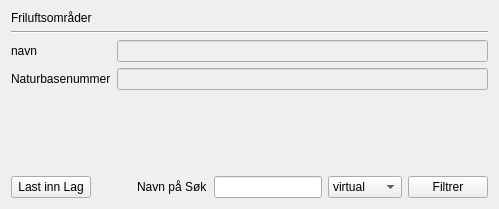
             <widget class="QWidget" name="tab_16">
              <attribute name="title">
               <string>Friluftsområder</string>
              </attribute>
              <layout class="QVBoxLayout" name="verticalLayout_71">
               <item>
                <layout class="QVBoxLayout" name="verticalLayout_70">
                 <item>
                  <layout class="QVBoxLayout" name="verticalLayout_69">
                   <item>
                    <widget class="QLabel" name="label_162">
                     <property name="text">
                      <string>Friluftsområder</string>
                     </property>
                    </widget>
                   </item>
                   <item>
                    <widget class="Line" name="line_48">
                     <property name="orientation">
                      <enum>Qt::Horizontal</enum>
                     </property>
                    </widget>
                   </item>
                   <item>
                    <layout class="QFormLayout" name="formLayout_31">
                     <item row="0" column="0">
                      <widget class="QLabel" name="label_160">
                       <property name="text">
                        <string>navn</string>
                       </property>
                      </widget>
                     </item>
                     <item row="0" column="1">
                      <widget class="QLineEdit" name="lineEdit_24">
                       <property name="enabled">
                        <bool>false</bool>
                       </property>
                      </widget>
                     </item>
                     <item row="1" column="0">
                      <widget class="QLabel" name="label_161">
                       <property name="text">
                        <string>Naturbasenummer</string>
                       </property>
                      </widget>
                     </item>
                     <item row="1" column="1">
                      <widget class="QLineEdit" name="lineEdit_25">
                       <property name="enabled">
                        <bool>false</bool>
                       </property>
                      </widget>
                     </item>
                    </layout>
                   </item>
                   <item>
                    <spacer name="verticalSpacer_43">
                     <property name="orientation">
                      <enum>Qt::Vertical</enum>
                     </property>
                     <property name="sizeHint" stdset="0">
                      <size>
                       <width>20</width>
                       <height>40</height>
                      </size>
                     </property>
                    </spacer>
                   </item>
                  </layout>
                 </item>
                 <item>
                  <spacer name="verticalSpacer_44">
                   <property name="orientation">
                    <enum>Qt::Vertical</enum>
                   </property>
                   <property name="sizeHint" stdset="0">
                    <size>
                     <width>20</width>
                     <height>40</height>
                    </size>
                   </property>
                  </spacer>
                 </item>
                 <item>
                  <layout class="QHBoxLayout" name="horizontalLayout_108">
                   <item>
                    <widget class="QPushButton" name="pushButton_LastInngang_12">
                     <property name="text">
                      <string>Last inn Lag</string>
                     </property>
                    </widget>
                   </item>
                   <item>
                    <spacer name="horizontalSpacer_17">
                     <property name="orientation">
                      <enum>Qt::Horizontal</enum>
                     </property>
                     <property name="sizeHint" stdset="0">
                      <size>
                       <width>40</width>
                       <height>20</height>
                      </size>
                     </property>
                    </spacer>
                   </item>
                   <item>
                    <layout class="QHBoxLayout" name="horizontalLayout_109">
                     <item>
                      <widget class="QLabel" name="label_163">
                       <property name="text">
                        <string>Navn på Søk</string>
                       </property>
                      </widget>
                     </item>
                     <item>
                      <widget class="QLineEdit" name="lineEdit_navn_paa_sok_inngang_11"/>
                     </item>
                     <item>
                      <widget class="QComboBox" name="comboBox_sok_metode_11">
                       <item>
                        <property name="text">
                         <string>virtual</string>
                        </property>
                       </item>
                       <item>
                        <property name="text">
                         <string>memory</string>
                        </property>
                       </item>
                      </widget>
                     </item>
                     <item>
                      <widget class="QPushButton" name="pushButton_filtrerInngang_11">
                       <property name="text">
                        <string>Filtrer</string>
                       </property>
                      </widget>
                     </item>
                    </layout>
                   </item>
                  </layout>
                 </item>
                </layout>
               </item>
              </layout>
             </widget>
